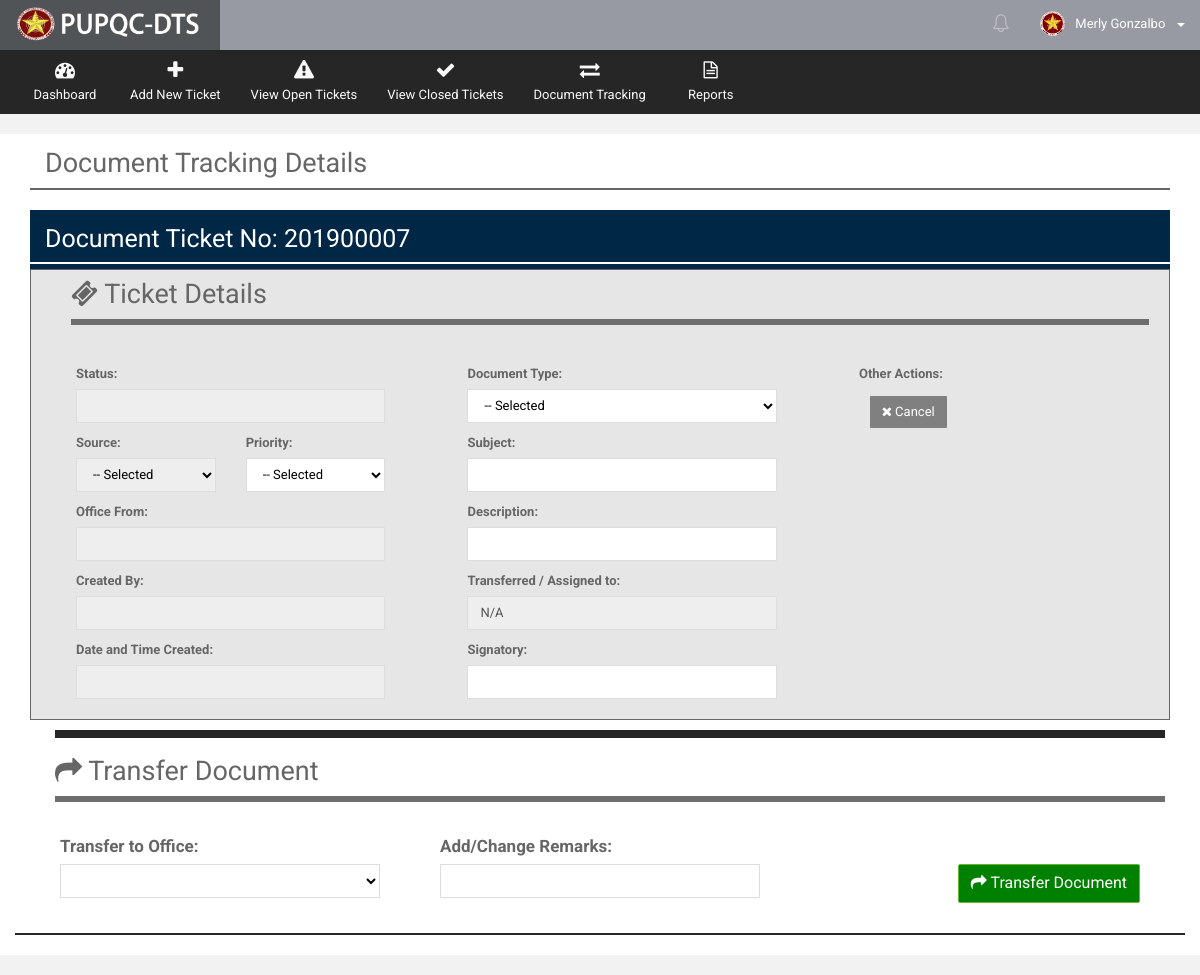
The page /Web/Department/views/open_ticket_review.php?getID=201900007 (signed in) on the database as committed earlier.
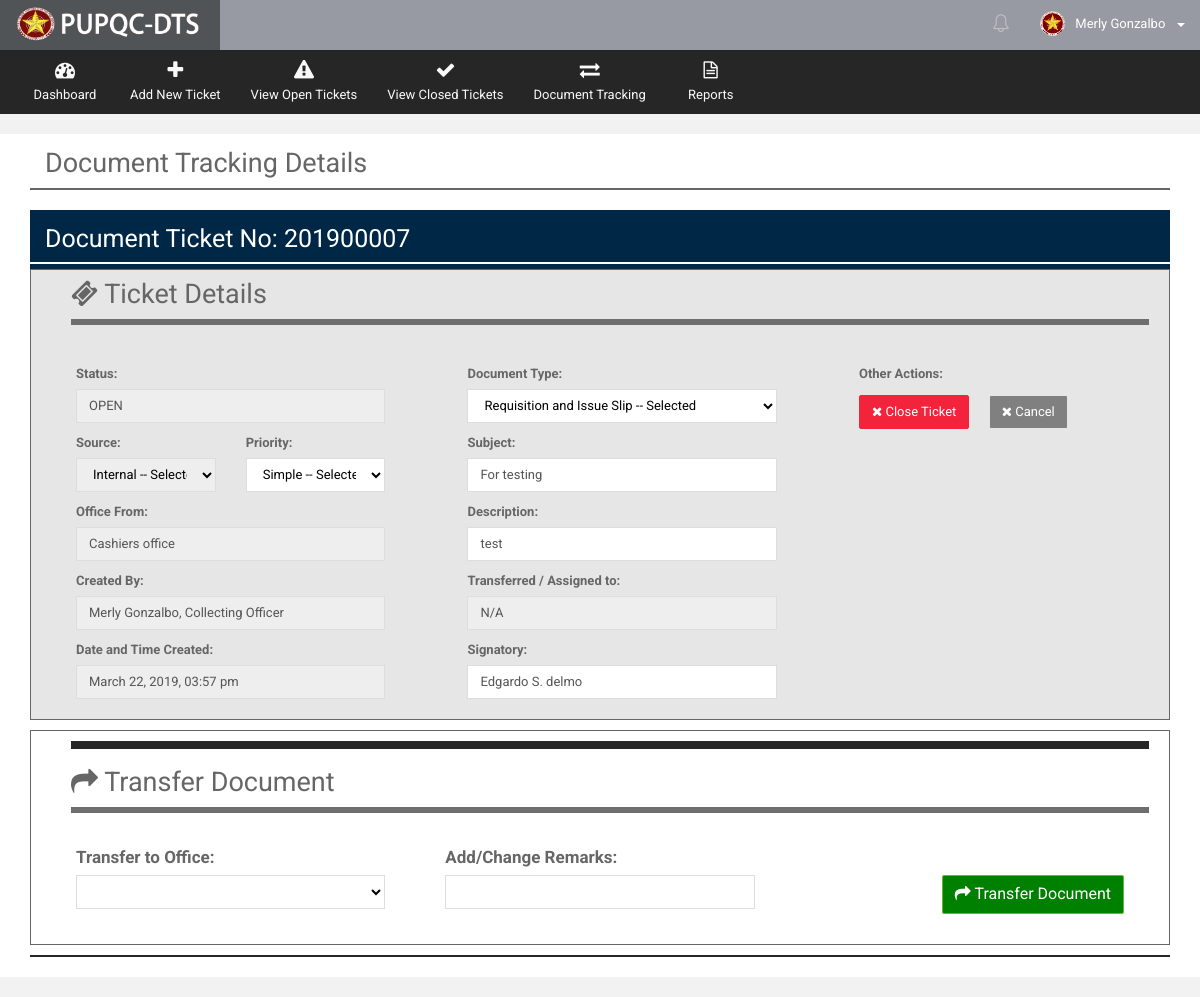
The same page on the database as committed later.
### tables this page shows
CREATE TABLE `t_document_track` (
  `docu_tr_ID` int(10) NOT NULL,
  `docu_tr_ticket_no` varchar(255) NOT NULL,
  `docu_tr_doctype` int(10) NOT NULL,
  `docu_tr_sourcetype` int(10) NOT NULL,
  `docu_tr_ext_source_desc` varchar(255) DEFAULT NULL,
  `docu_tr_prioritytype` int(10) NOT NULL,
  `docu_tr_count_date_process` varchar(10) NOT NULL,
  `docu_tr_from_office` int(10) NOT NULL,
  `docu_tr_to_office` int(10) DEFAULT NULL,
  `docu_tr_subject` varchar(255) NOT NULL,
  `docu_tr_desc` varchar(255) NOT NULL,
  `docu_tr_closing_remarks` varchar(255) DEFAULT NULL,
  `docu_tr_remarks` varchar(255) DEFAULT NULL,
  `docu_tr_asignatory` varchar(255) NOT NULL,
  `docu_tr_createdby` int(10) NOT NULL,
  `docu_tr_receiver` int(10) DEFAULT NULL,
  `docu_tr_sender` int(10) DEFAULT NULL,
  `docu_tr_closedby` int(10) DEFAULT NULL,
  `docu_tr_reopenedby` int(10) DEFAULT NULL,
  `docu_tr_receiving_stat` varchar(30) DEFAULT NULL,
  `docu_tr_date_create` date NOT NULL,
  `docu_tr_time_create` time NOT NULL,
  `docu_tr_date_sent` date DEFAULT NULL,
  `docu_tr_time_sent` time DEFAULT NULL,
  `docu_tr_date_received` date DEFAULT NULL,
  `docu_tr_time_received` time DEFAULT NULL,
  `docu_tr_date_done` date DEFAULT NULL,
  `docu_tr_time_done` time DEFAULT NULL,
  `docu_tr_date_reopened` date DEFAULT NULL,
  `docu_tr_time_reopened` time DEFAULT NULL,
  `docu_tr_status` varchar(20) NOT NULL DEFAULT 'OPEN',
  `docu_tr_overdue_stat` varchar(10) NOT NULL DEFAULT 'NO',
  `docu_tr_action` varchar(30) NOT NULL,
  `docu_tr_notif_stat` bit(1) NOT NULL DEFAULT b'1',
  `docu_tr_disp_stat` bit(1) NOT NULL DEFAULT b'1'
);

CREATE TABLE `r_source_type` (
  `source_ID` int(10) NOT NULL,
  `source_desc` varchar(50) NOT NULL,
  `source_stat` bit(1) NOT NULL DEFAULT b'1',
  `source_timestamp` datetime NOT NULL DEFAULT CURRENT_TIMESTAMP
);

CREATE TABLE `r_priority_type` (
  `priority_ID` int(10) NOT NULL,
  `priority_desc` varchar(50) NOT NULL,
  `priority_date_count` int(10) NOT NULL,
  `priority_stat` bit(1) NOT NULL DEFAULT b'1',
  `priority_timestamp` datetime NOT NULL DEFAULT CURRENT_TIMESTAMP
);

CREATE TABLE `r_office` (
  `office_ID` int(10) NOT NULL,
  `office_name` varchar(200) NOT NULL,
  `office_stat` bit(1) NOT NULL DEFAULT b'1',
  `office_timestamp` datetime NOT NULL DEFAULT CURRENT_TIMESTAMP
);

CREATE TABLE `t_employees` (
  `emp_ID` int(10) NOT NULL,
  `emp_lastname` varchar(100) NOT NULL,
  `emp_middlename` varchar(100) DEFAULT NULL,
  `emp_firstname` varchar(100) NOT NULL,
  `emp_office` int(10) NOT NULL,
  `emp_position` varchar(50) NOT NULL,
  `emp_picture` varchar(255) DEFAULT 'default.png',
  `emp_active_flag` bit(1) NOT NULL DEFAULT b'1',
  `emp_mod_date` datetime NOT NULL DEFAULT CURRENT_TIMESTAMP
);

CREATE TABLE `r_document_type` (
  `docutype_ID` int(10) NOT NULL,
  `docutype_desc` varchar(50) NOT NULL,
  `docutype_stat` bit(1) NOT NULL DEFAULT b'1',
  `docutype_timestamp` datetime NOT NULL DEFAULT CURRENT_TIMESTAMP
);

### Web/Department/views/get_view_details_docu_ticket.php (called while the page is built, shortened)
<?php
    include("../../../db_con.php");
    $view_query = mysqli_query($connection,"SELECT * FROM `t_document_track` AS DOCU
                                                   INNER JOIN `t_accounts` AS ACC
                                                   INNER JOIN `t_employees` AS EMP
                                                   INNER JOIN `r_document_type` AS TYPE
                                                   INNER JOIN `r_source_type` AS SRC
                                                   INNER JOIN `r_priority_type` AS PRIO
                                                   ON DOCU.docu_tr_createdby = ACC.acc_empID
                                                   and ACC.acc_empID = EMP.emp_ID
                                                   and TYPE.docutype_ID = DOCU.docu_tr_doctype
                                                   and SRC.source_ID = DOCU.docu_tr_sourcetype
                                                   and PRIO.priority_ID = DOCU.docu_tr_prioritytype
                                                   WHERE DOCU.docu_tr_ticket_no = '$docu_ticketno'");
    while($row = mysqli_fetch_array($view_query))
    {
        $docu_tr_ID = $row["docu_tr_ID"];
        $docu_tr_subject = $row["docu_tr_subject"];
        $docu_tr_desc = $row["docu_tr_desc"];
        $docu_tr_from_office = $row["docu_tr_from_office"];
        $docu_tr_status = $row["docu_tr_status"];
        $docu_tr_asignatory = $row["docu_tr_asignatory"];
        $docu_tr_createdby = $row["docu_tr_createdby"];
        $docutype_desc = $row['docutype_desc'];
        $source_desc = $row["source_desc"];
        $priority_desc = $row["priority_desc"];
        $docu_tr_typeID = $row['docu_tr_doctype'];
        $source_ID = $row["docu_tr_prioritytype"];
        $priority_ID = $row["docu_tr_sourcetype"];
        $docu_tr_date_create = new datetime($row["docu_tr_date_create"]);
        $docu_tr_time_create = new datetime($row["docu_tr_time_create"]);
        $date_create = $docu_tr_date_create->format('F d, Y');
        $time_create = $docu_tr_time_create->format('h:i a');
        $DTcreate = $date_create.', '.$time_create;
    }
    $getoffice_creator = mysqli_query($connection, "SELECT * FROM `r_office`
                                                    WHERE office_ID = '$docu_tr_from_office'");
    while($create_off_row = mysqli_fetch_array($getoffice_creator))
    {
      $created_office_name = $create_off_row["office_name"];
    }
      $getcreator = mysqli_query($connection, "SELECT * FROM `t_employees` AS EMP
                                                      INNER JOIN `r_office` AS OFF
                                                      ON EMP.emp_office = OFF.office_ID
                                                      INNER JOIN `t_accounts` AS ACC
                                                      ON ACC.acc_empID = EMP.emp_ID
                                              WHERE EMP.emp_ID = '$docu_tr_createdby'");
       while($creator_row = mysqli_fetch_array($getcreator))
       {
         $creator_fname = $creator_row["emp_firstname"];
         $creator_lname = $creator_row["emp_lastname"];
         $creator_position = $creator_row["emp_position"];
         $creator_compname = $creator_fname.' '.$creator_lname;
         $creator_disp = $creator_compname.', '.$creator_position;
       }
?>

### Web/Department/views/open_ticket_review.php (the view, shortened to what the changed rows need)
<?php
    include("../utilities/Header.php");
    include("../utilities/Notification.php");
    include("../utilities/Tables.php");
    if (isset($_GET['getID']))
    {
        $docu_ticketno = $_GET['getID'];
    }
?>
      <div class="wrapper row-offcanvas row-offcanvas-left">
       <div class="content">
          <section class="main-content">
             <div class="col-md-12">
               <div class="col-md-12">
                 <h2 style="margin-top: 15px">Document Tracking Details</h2>
               </div>
             </div>
            <?php include("../functionalities/ticket_num_generator.php");?>
            <div class="row" style="background-color: white">
              <div class="col-md-12">
                <div class="box-info">
                  <div class="col-md-12">
                    <?php include("get_view_details_docu_ticket.php");?>
                    <form action="../functionalities/document_tracking.php" method="POST">
                      <div class="col-md-12" style="background-color: #e6e6e6; border: 1px solid">
                          <div class="col-md-12" style="margin: 10px">
                              <h2><i class="fa fa-ticket"></i>   Ticket Details</h2>
                          </div>
                          <div class="col-md-4" style="margin-bottom: 10px; margin-right: 2%; ">
                               <div class="col-md-12" style="margin-bottom: 10px">
                                  <label><b>Status:</b></label>
                                  <input type="text" class="form-control" name="docu_status" value="<?php echo $docu_tr_status;?>" readonly/>
                               </div>
                               <div class="col-md-6" style="margin-bottom: 10px">
                                  <label><b>Source:</b></label>
                                  <select name="docu_sourcetypeID" class="form-control" style="color: black;" readonly>
                                     <option value="<?php echo $source_ID;?>" selected readonly><?php echo $source_desc;?> -- Selected</option>
                                  </select>
                               </div>
                               <div class="col-md-6" style="margin-bottom: 10px">
                                  <label><b>Priority:</b></label>
                                  <select  name="docu_priotypeID" class="form-control" style="color: black;">
                                    <option value="<?php echo $priority_ID?>" selected readonly><?php echo $priority_desc;?> -- Selected</option>
                                  </select>
                               </div>
                               <div class="col-md-12" style="margin-bottom: 10px">
                                  <label><b>Office From:</b></label>
                                  <input type="text" class="form-control" name="docu_off_fr" value="<?php echo $created_office_name;?>" readonly/>
                               </div>
                               <div class="col-md-12" style="margin-bottom: 10px">
                                  <label><b>Created By:</b></label>
                                  <input type="text" class="form-control" name="docu_createdby"  value="<?php echo $creator_disp;?>" readonly/>
                               </div>
                               <div class="col-md-12" style="margin-bottom: 10px">
                                  <label><b>Date and Time Created:</b></label>
                                  <input type="text" class="form-control" name="docu_date_created" value="<?php echo $DTcreate;?>" readonly/>
                               </div>
                          </div>
                          <div class="col-md-4" style="margin-bottom: 10px; margin-right: 2%; ">
                               <div class="col-md-12" style="margin-bottom: 10px">
                                  <label><b>Document Type:</b></label>
                                  <select  name="docu_docutypeID" class="form-control" style="color: black;">
                                     <option value="<?php echo $docu_tr_typeID;?>" selected readonly><?php echo $docutype_desc;?> -- Selected</option>
                                  </select>
                               </div>
                               <div class="col-md-12" style="margin-bottom: 10px">
                                  <label><b>Subject:</b></label>
                                  <input type="text" class="form-control" name="docu_subject" value="<?php echo $docu_tr_subject; ?>" />
                               </div>
                               <div class="col-md-12" style="margin-bottom: 10px">
                                  <label><b>Description:</b></label>
                                  <input type="text" class="form-control" name="docu_desc" value="<?php echo $docu_tr_desc;?>" />
                               </div>
                              <div class="col-md-12" style="margin-bottom: 10px">
                                 <label><b>Signatory:</b></label>
                                 <input type="text" class="form-control" name="docu_signatory" value="<?php echo $docu_tr_asignatory;?>" />
                              </div>
                          </div>
                          <div class="col-md-3" style="margin-bottom: 10px; ">
                               <div class="col-md-12" style="margin-bottom: 10px; text-align:left">
                                 <label><b>Other Actions:</b></label>
                                  <?php
                                        $document_stat = mysqli_query($connection,"SELECT docu_tr_status FROM `t_document_track`
                                                                                WHERE docu_tr_ID = '$docu_tr_ID' ");
                                              $action = mysqli_fetch_array($document_stat);
                                              $last_stat = $action[0];
                                              if($last_stat == "OPEN")
                                              {
                                               echo'
                                                      <a data-toggle="modal" href="#closing'.$docu_tr_ID.'" class="btn btn-danger" style="margin-top: 5px">
                                                      <i class="fa fa-times"></i>  Close Ticket</a>&nbsp;&nbsp;
                                                   ';
                                              }
                                  ?>
                                  <a href="ticket_review.php?getID=<?php echo $docu_ticketno?>" class="btn btn-default" style="background-color: gray; color: white; margin-top: 5px">
                                    <i class="fa fa-times"></i>  Cancel</a>
                               </div>
                          </div>
                      </div>
                      <?php
                            $document_stat = mysqli_query($connection,"SELECT docu_tr_status FROM `t_document_track`
                                                                    WHERE docu_tr_ID = '$docu_tr_ID' ");
                                  $action = mysqli_fetch_array($document_stat);
                                  $last_stat = $action[0];
                                  if($last_stat == "OPEN")
                                  {
                                   echo'
                                          <div class="col-md-12" style="border: 1px solid; margin-bottom: 10px; margin-top: 10px">
                                       ';
                                  }
                      ?>
                        <div class="col-md-12" style="margin: 10px">
                            <h2><i class="fa fa-share"></i>   Transfer Document</h2>
                        </div>
                      </div>
                  </div>
                </div>
              </div>
            </div>
          </section>
       </div>
      </div>
 <link type="text/css" rel="stylesheet" href="../../../resources-web/assets/plugins/bootstrap-wysihtml5/bootstrap3-wysihtml5.min.css">
</body>
</html>

Rows that differ between the two databases and show on the page:
added t_document_track: docu_status "OPEN", docu_sourcetypeID "Internal -- Selected", docu_priotypeID "Simple -- Selected", docu_date_created "March 22, 2019, 03:57 pm", docu_docutypeID "Requisition and Issue Slip -- Selected", docu_subject "For testing", docu_desc "test", docu_signatory "Edgardo S. delmo"
now on this page (row unchanged): r_office: docu_off_fr "Cashiers office"
now on this page (row unchanged): t_employees: docu_createdby "Merly Gonzalbo, Collecting Officer"
Other text that changed with them:
form field docu_sourcetypeID: "-- Selected" → (not shown)
form field docu_priotypeID: "-- Selected" → (not shown)
form field docu_docutypeID: "-- Selected" → (not shown)
text now shown: "Close Ticket"
